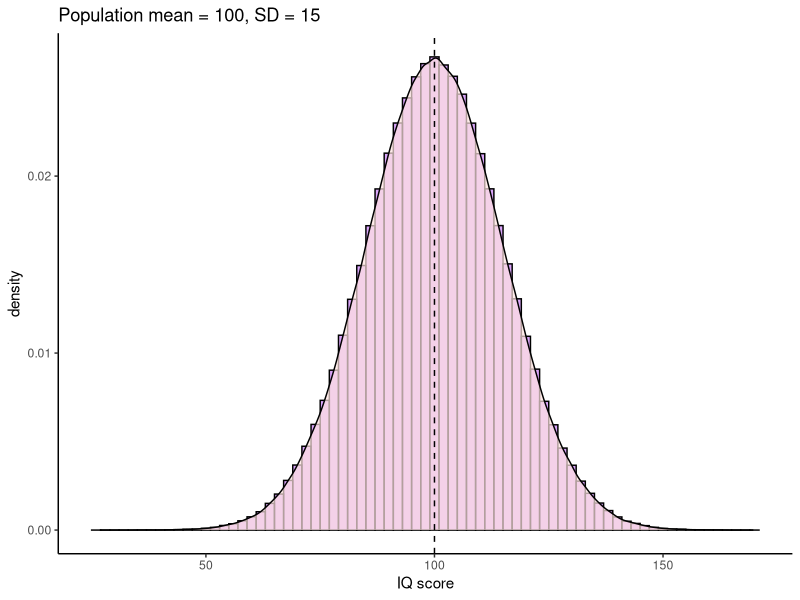
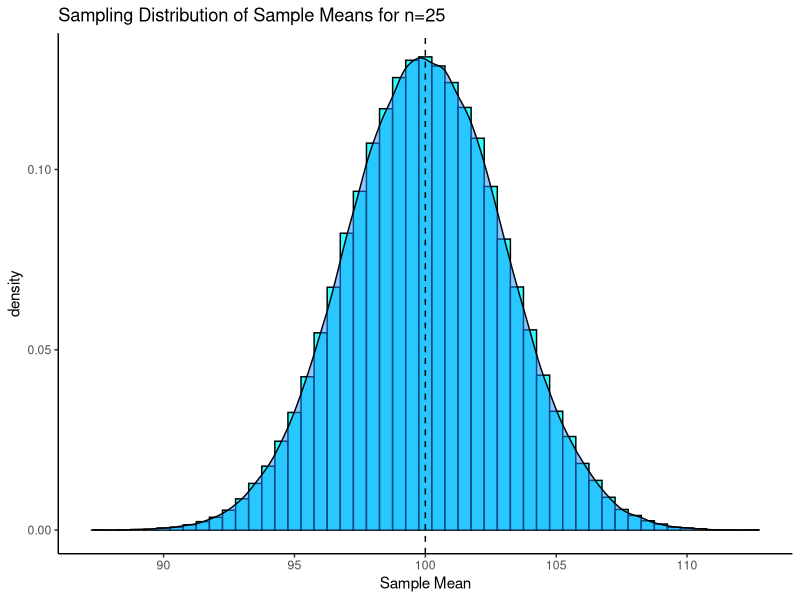
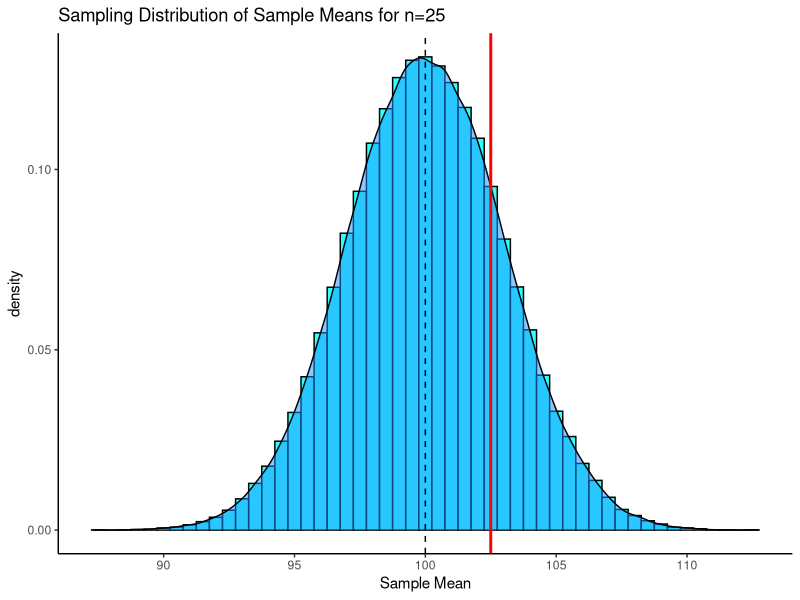
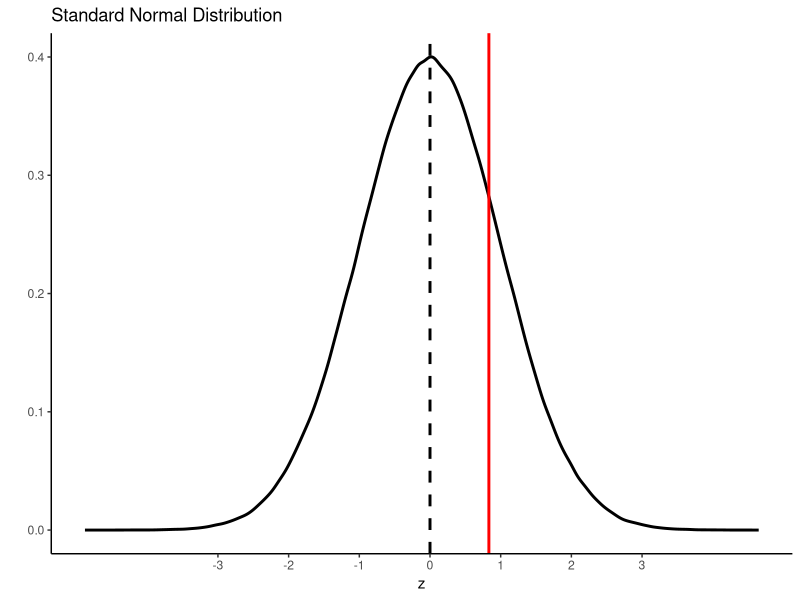
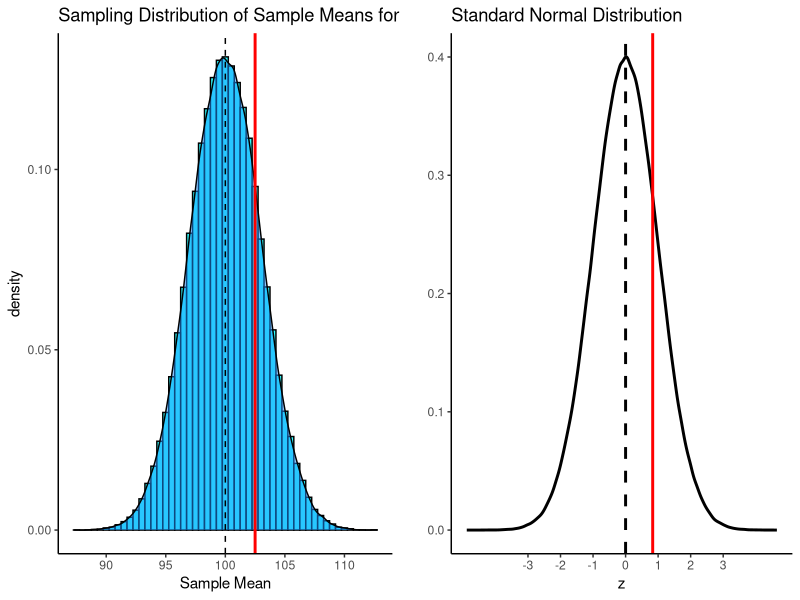
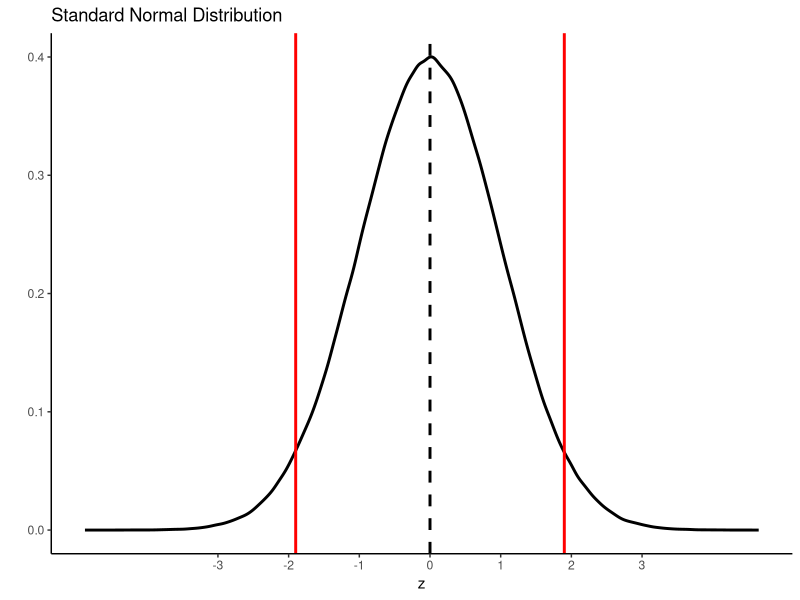
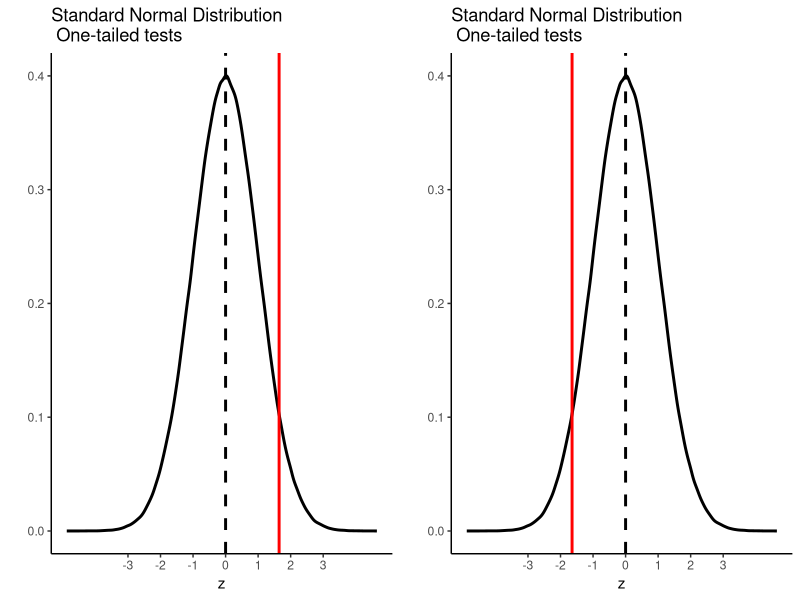
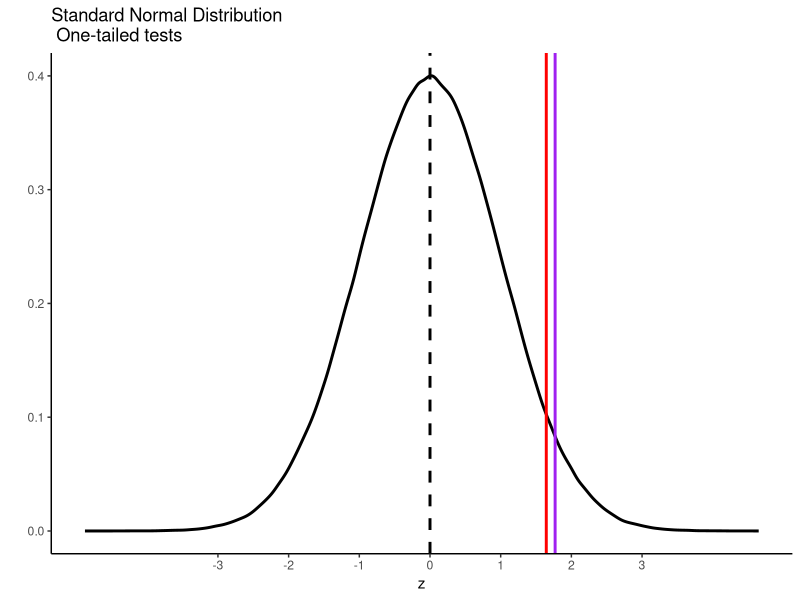

Write the R code that produced these figures, in order.
library(tidyverse)

set.seed(1)

x1 <- rnorm(n = 1000000, mean = 100, sd = 15.0)

dfnorm <- data.frame(x1)
            
p1=
ggplot(dfnorm, aes(x = x1))  + 
geom_histogram(aes(y = ..density..), color = "black", fill = "purple", alpha=.4, binwidth = 2) + 
geom_density(alpha = 0.7, fill = "mistyrose") + 
theme_classic() +
ggtitle("Population mean = 100, SD = 15")+
geom_vline(xintercept=100, lty=2) +
xlab("IQ score")
            
p1

results<-vector('list',100000)
for(i in 1:100000){results[[i]]<-mean(sample(x1,25,T))}
vals<-unlist(results)


p2 = ggplot(data.frame(vals), aes(x = vals))  + 
  geom_histogram(aes(y = ..density..), color = "black", fill = "cyan", alpha=.8, binwidth = .5) + 
  geom_density(alpha = 0.5, fill = "dodgerblue") + 
  theme_classic() +
  ggtitle("Sampling Distribution of Sample Means for n=25")+
  geom_vline(xintercept=100, lty=2) +
  xlab("Sample Mean")



p2

p2b <- p2 + geom_vline(xintercept = 102.5, color="red",lwd=1)
p2b

dfnorm$z <- (x1-mean(x1))/sd(x1)

p3=ggplot(dfnorm, aes(x = z)) + 
  geom_density(alpha = 0.7, fill = "white", color="black", lwd=1) + 
  xlab("z") +
  ylab("") +
  geom_vline(xintercept=0, color='black',lwd=1,lty=2)+
  ggtitle("Standard Normal Distribution")+
  geom_vline(xintercept = 0.833, color="red", lty=1, lwd=1) +
  theme_classic() +
  scale_x_continuous(breaks=c(-3,-2,-1,0,1,2,3)) 

p3

library(gridExtra)
grid.arrange(p2b,p3,nrow=1)



ggplot(dfnorm, aes(x = z)) + 
  geom_density(alpha = 0.7, fill = "white", color="black", lwd=1) + 
  xlab("z") +
  ylab("") +
  geom_vline(xintercept=0, color='black',lwd=1,lty=2)+
  ggtitle("Standard Normal Distribution")+
  geom_vline(xintercept = 1.9, color="red", lty=1, lwd=1) +
  geom_vline(xintercept = -1.9, color="red", lty=1, lwd=1) +
  theme_classic() +
  scale_x_continuous(breaks=c(-3,-2,-1,0,1,2,3))




q1=ggplot(dfnorm, aes(x = z)) + 
  geom_density(alpha = 0.7, fill = "white", color="black", lwd=1) + 
  xlab("z") +
  ylab("") +
  geom_vline(xintercept=0, color='black',lwd=1,lty=2)+
  ggtitle("Standard Normal Distribution \n One-tailed tests")+
  geom_vline(xintercept = 1.645, color="red", lty=1, lwd=1) +
  theme_classic() +
  scale_x_continuous(breaks=c(-3,-2,-1,0,1,2,3)) 


q2=ggplot(dfnorm, aes(x = z)) + 
  geom_density(alpha = 0.7, fill = "white", color="black", lwd=1) + 
  xlab("z") +
  ylab("") +
  geom_vline(xintercept=0, color='black',lwd=1,lty=2)+
  ggtitle("Standard Normal Distribution \n One-tailed tests")+
  geom_vline(xintercept = -1.645, color="red", lty=1, lwd=1) +
  theme_classic() +
  scale_x_continuous(breaks=c(-3,-2,-1,0,1,2,3)) 


grid.arrange(q1,q2,nrow=1)

q1 + geom_vline(xintercept = 1.77, color="purple", lwd=1)


ggplot(dfnorm, aes(x = z)) + 
  geom_density(alpha = 0.7, fill = "white", color="black", lwd=1) + 
  xlab("z") +
  ylab("") +
  geom_vline(xintercept = 1.96, color="red", lwd=1)+
  geom_vline(xintercept = -1.96, color="red", lwd=1)+
  ggtitle("Standard Normal Distribution \n Two-tailed tests")+
  theme_classic() +
  scale_x_continuous(breaks=c(-3,-2,-1,0,1,2,3)) 



ggplot(dfnorm, aes(x = z)) + 
  geom_density(alpha = 0.7, fill = "white", color="black", lwd=1) + 
  xlab("z") +
  ylab("") +
  geom_vline(xintercept = 1.96, color="red", lwd=1)+
  geom_vline(xintercept = -1.96, color="red", lwd=1)+
  ggtitle("Standard Normal Distribution \n Two-tailed tests")+
  theme_classic() +
  scale_x_continuous(breaks=c(-3,-2,-1,0,1,2,3)) +
  geom_vline(xintercept = -1.69, color="purple", lwd=1)

